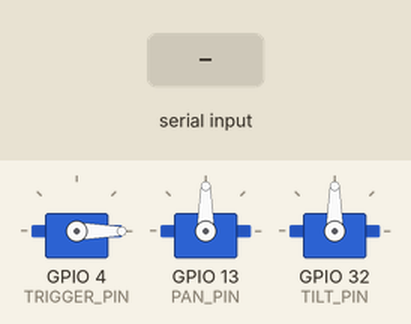
The sketch below on a simulated ESP32. On the bench: 3 × servo. Inputs (shaded band) come from the test bench. What the sketch prints to the serial monitor is not drawn.

Above: at 2.2 s.
2.3 s: "1" received over Serial
At 4.1 s:
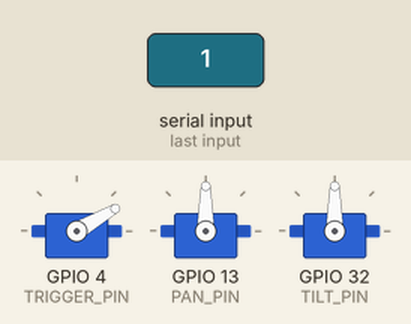
8.3 s: "2" received over Serial
At 12.3 s:
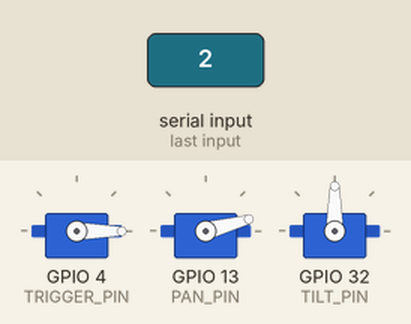
13.8 s: "3" received over Serial
At 16.7 s:
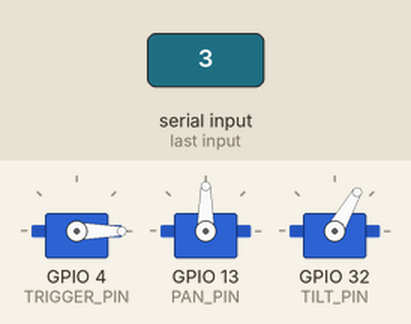
19.8 s: "4" received over Serial
At 22.6 s:
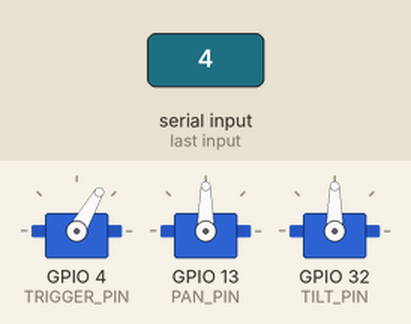
Timing chart, 0 to 23.8 s (numbered marks = the images above; inputs shaded):
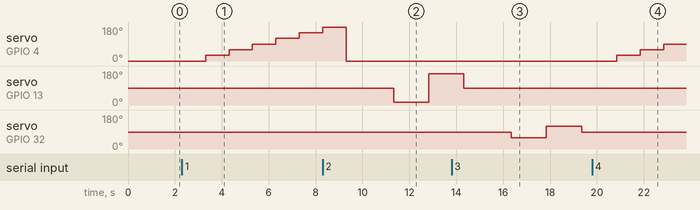

The sketch:

Test2d_AllServos.ino
```cpp
// TEST ALL SERVOS
//
// WIRING:
//   SG90 (trigger):   Orange → GPIO 4,   Red → ESP32 5V,     Brown → ESP32 GND
//   MG996R (pan):     Orange → GPIO 13,  Red → Battery (+),  Brown → Battery (-)
//   MG996R (tilt):    Orange → GPIO 32,  Red → Battery (+),  Brown → Battery (-)
//   Battery (-) ────→ ESP32 GND   *** MUST CONNECT - common ground! ***
//
// Commands in Serial Monitor (set to "Newline"):
//   1 = Test trigger servo (stronger pull)
//   2 = Test pan servo (MG996R)
//   3 = Test tilt servo (MG996R)
//   4 = Test ALL servos at once

#include <Arduino.h>
#include <ESP32Servo.h>

#define TRIGGER_PIN   4
#define PAN_PIN      13
#define TILT_PIN     32

Servo triggerServo;
Servo panServo;
Servo tiltServo;

void testTrigger() {
    Serial.println("\n--- TRIGGER TEST ---");
    Serial.println("Pulling trigger...");

    // Try increasing angles to find what fires the Nerf gun
    for (int angle = 0; angle <= 180; angle += 30) {
        triggerServo.write(angle);
        Serial.printf("  Trigger at %d degrees - did it fire? (watch the gun)\n", angle);
        delay(1000);
    }

    Serial.println("Releasing trigger...");
    triggerServo.write(0);
    delay(500);
    Serial.println("Done. Remember which angle fires the gun!\n");
}

void testPan() {
    Serial.println("\n--- PAN SERVO TEST (MG996R on GPIO 13) ---");
    Serial.println("If nothing moves, check battery pack is ON and (-) connects to ESP32 GND");

    Serial.println("  Center (90)...");
    panServo.write(90);
    delay(1500);

    Serial.println("  Left (15)...");
    panServo.write(15);
    delay(1500);

    Serial.println("  Right (165)...");
    panServo.write(165);
    delay(1500);

    Serial.println("  Center (90)...");
    panServo.write(90);
    delay(500);
    Serial.println("Done.\n");
}

void testTilt() {
    Serial.println("\n--- TILT SERVO TEST (MG996R on GPIO 12) ---");
    Serial.println("If nothing moves, check battery pack is ON and (-) connects to ESP32 GND");

    Serial.println("  Level (90)...");
    tiltServo.write(90);
    delay(1500);

    Serial.println("  Up (60)...");
    tiltServo.write(60);
    delay(1500);

    Serial.println("  Down (120)...");
    tiltServo.write(120);
    delay(1500);

    Serial.println("  Level (90)...");
    tiltServo.write(90);
    delay(500);
    Serial.println("Done.\n");
}

void setup() {
    Serial.begin(115200);
    delay(1000);

    triggerServo.attach(TRIGGER_PIN);
    panServo.attach(PAN_PIN);
    tiltServo.attach(TILT_PIN);

    triggerServo.write(0);
    panServo.write(90);
    tiltServo.write(90);

    Serial.println("=== ALL SERVO TEST ===");
    Serial.println("");
    Serial.println("WIRING CHECK:");
    Serial.println("  SG90 trigger:  Orange→GPIO 4,  Red→ESP32 5V, Brown→ESP32 GND");
    Serial.println("  MG996R pan:    Orange→GPIO 13, Red→Battery(+), Brown→Battery(-)");
    Serial.println("  MG996R tilt:   Orange→GPIO 32, Red→Battery(+), Brown→Battery(-)");
    Serial.println("  Battery(-)  →  ESP32 GND  (CRITICAL!)");
    Serial.println("");
    Serial.println("Commands:");
    Serial.println("  1 = Test trigger (SG90)");
    Serial.println("  2 = Test pan (MG996R)");
    Serial.println("  3 = Test tilt (MG996R)");
    Serial.println("  4 = Test ALL");
    Serial.println("");
}

void loop() {
    if (Serial.available()) {
        char cmd = Serial.read();

        if (cmd == '1') testTrigger();
        else if (cmd == '2') testPan();
        else if (cmd == '3') testTilt();
        else if (cmd == '4') {
            testTrigger();
            testPan();
            testTilt();
            Serial.println("=== ALL TESTS COMPLETE ===\n");
        }
    }
    delay(10);
}
```

Measured:
- after the input at 2.3 s, servo on GPIO 4 (TRIGGER_PIN): moves from 0° to 150° over 4.0 s, starting after 1.0 s
- after the input at 8.3 s, servo on GPIO 13 (PAN_PIN): 90° → 15° after 3.0 s, → 165° 1.5 s later
- after the input at 13.8 s, servo on GPIO 32 (TILT_PIN): 90° → 60° after 2.5 s, → 120° 1.5 s later, → 90° 1.5 s later
- after the input at 19.8 s, servo on GPIO 4 (TRIGGER_PIN): 0° → 30° after 1.1 s, → 60° 1.0 s later, → 90° 1.0 s later
